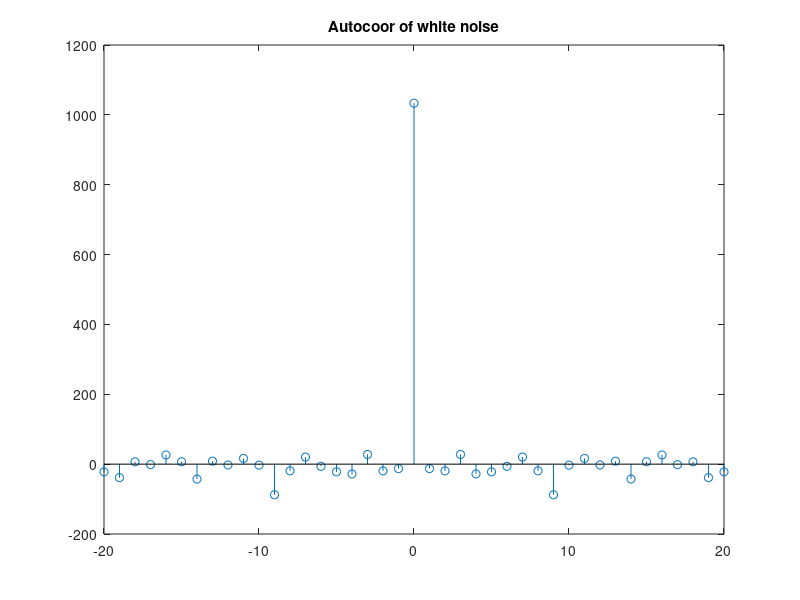
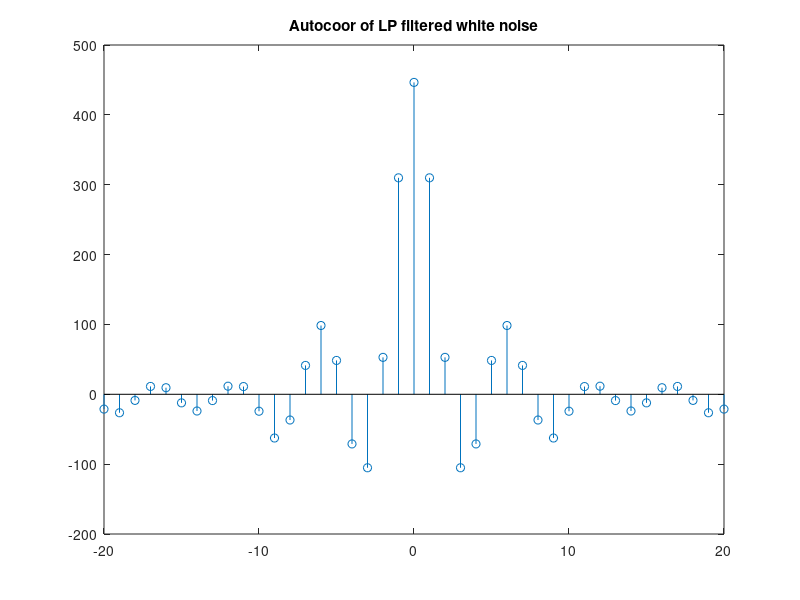
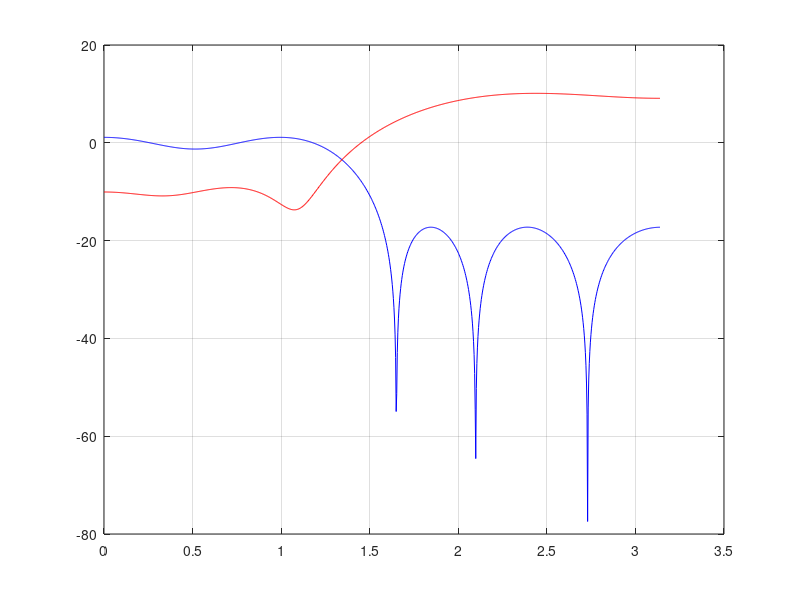
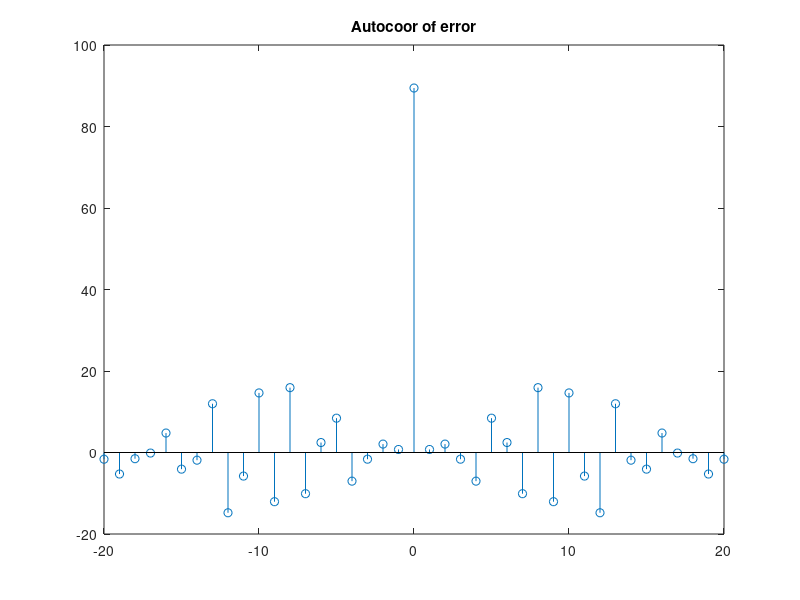

Here is the MATLAB script that generated these plots, in order:

% Part 3 - C

clear all
close all
clc

load LPFILTER.mat;
P=6;
N=1000;
xx=randn(1,N);
r1=xcorr(xx);

% Stem xcorr of white noise
figure('position', [0 0 500 180])
stem(-20:20,r1(N-20:N+20)), title(['Autocoor of white noise']);

% LP-filter signal
yy=filter(Num,1,xx); 
r2=xcorr(yy); 

% stem xcorr of LP-filtered white noise
figure('position', [0 0 500 180])
stem(-20:20,r2(N-20:N+20)), title(['Autocoor of LP filtered white noise']);

% lpc coefficients
[a,E]=lpc(yy,P);
a=real(a);

% Frequency response of LP-filter
figure('position', [0 0 500 180])
[H1,w]=freqz(Num,1,1000);
H2=freqz(a,1,1000);
plot(w,20*log10(abs(H1)),'b')
hold on
plot(w,20*log10(abs(H2)),'r'), grid

% Prediction gain
error = filter(a,1,yy);
PG = 10*log10(var(yy)/var(error))

% Stem xcorr of filtered signal (error)
r3 = xcorr(error);
figure('position', [0 0 500 180])
stem(-20:20,r3(N-20:N+20)), title(['Autocoor of error']);

% PG as function of order p
Maxorder=20;
PG=zeros(1,Maxorder);
sigpow=var(yy);
for p=1:Maxorder
    a=lpc(yy,p);
    a=real(a);
    error=filter(a,1,yy);
    PG(p)=10*log10(sigpow/var(error(p:N)));% not including he transient of the FIR filter of order p
end
figure('position', [0 0 500 180])
stem(1:Maxorder,PG),xlabel('Order of prediction'),ylabel('PG (dB)'),title('Prediction Gain in dB'),grid
